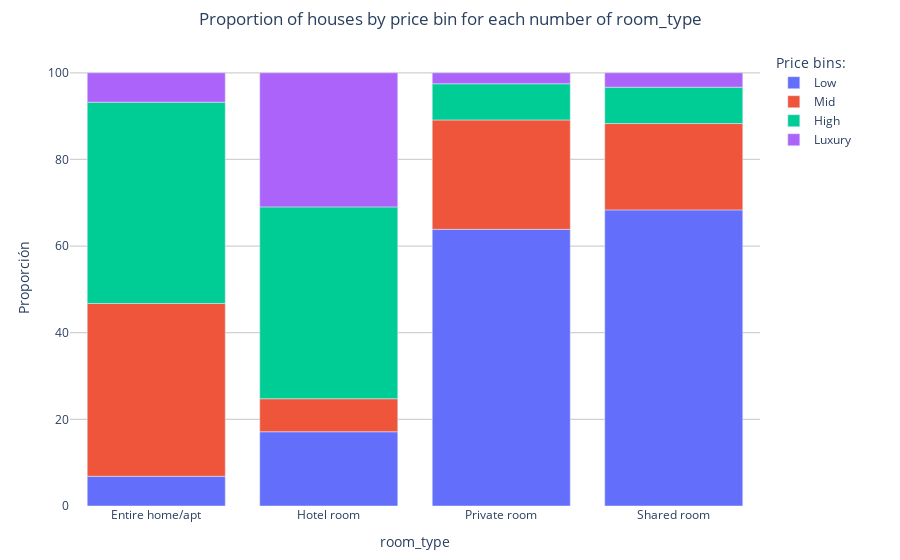

Notebook cell for this chart:
### Code cell
df = data.groupby(['room_type','price_binarized'])['id'].count().reset_index().rename(columns={'id':'Count'})
df['Sort_col'] = df['price_binarized'].apply(lambda bbin : {'Low':1,'Mid':2,'High':3,'Luxury':4}[bbin])
df.sort_values(['room_type','Sort_col'], inplace=True)

fig = px.bar(df, x="room_type", y="Count", color="price_binarized", hover_data={'room_type':False, 'price_binarized':False}, labels={"Count": "Proporción"})
fig.update_layout(plot_bgcolor='white',
                  hovermode="closest",
                  legend={'title_text':'Price bins:'},
                  title={'text': 'Proportion of houses by price bin for each number of room_type', 'x': 0.5},
                  margin={'l':70, 'r':140, 't':50, 'b':50},
                  barnorm='percent')
fig.update_xaxes(showgrid=False)
fig.update_yaxes(showgrid=True, gridwidth=1.2, gridcolor='#d1d1d1')
fig.show()

### Figure 1 — Plotly figure (JSON) as saved in the notebook; plotly's stock layout.template omitted (floating-point values rounded to 4 significant figures)
{"data": [{"alignmentgroup": "True", "customdata": [["Low"], ["Low"], ["Low"], ["Low"]], "hovertemplate": "Proporción=%{y}<extra></extra>", "legendgroup": "Low", "marker": {"color": "#636efa", "pattern": {"shape": ""}}, "name": "Low", "offsetgroup": "Low", "orientation": "v", "showlegend": true, "textposition": "auto", "type": "bar", "x": ["Entire home/apt", "Hotel room", "Private room", "Shared room"], "xaxis": "x", "y": [1399, 36, 10919, 391], "yaxis": "y"}, {"alignmentgroup": "True", "customdata": [["Mid"], ["Mid"], ["Mid"], ["Mid"]], "hovertemplate": "Proporción=%{y}<extra></extra>", "legendgroup": "Mid", "marker": {"color": "#EF553B", "pattern": {"shape": ""}}, "name": "Mid", "offsetgroup": "Mid", "orientation": "v", "showlegend": true, "textposition": "auto", "type": "bar", "x": ["Entire home/apt", "Hotel room", "Private room", "Shared room"], "xaxis": "x", "y": [8139, 16, 4318, 114], "yaxis": "y"}, {"alignmentgroup": "True", "customdata": [["High"], ["High"], ["High"], ["High"]], "hovertemplate": "Proporción=%{y}<extra></extra>", "legendgroup": "High", "marker": {"color": "#00cc96", "pattern": {"shape": ""}}, "name": "High", "offsetgroup": "High", "orientation": "v", "showlegend": true, "textposition": "auto", "type": "bar", "x": ["Entire home/apt", "Hotel room", "Private room", "Shared room"], "xaxis": "x", "y": [9472, 93, 1428, 48], "yaxis": "y"}, {"alignmentgroup": "True", "customdata": [["Luxury"], ["Luxury"], ["Luxury"], ["Luxury"]], "hovertemplate": "Proporción=%{y}<extra></extra>", "legendgroup": "Luxury", "marker": {"color": "#ab63fa", "pattern": {"shape": ""}}, "name": "Luxury", "offsetgroup": "Luxury", "orientation": "v", "showlegend": true, "textposition": "auto", "type": "bar", "x": ["Entire home/apt", "Hotel room", "Private room", "Shared room"], "xaxis": "x", "y": [1387, 65, 433, 19], "yaxis": "y"}], "layout": {"autosize": true, "barmode": "relative", "barnorm": "percent", "hovermode": "closest", "legend": {"title": {"text": "Price bins:"}, "tracegroupgap": 0}, "margin": {"b": 50, "l": 70, "r": 140, "t": 50}, "plot_bgcolor": "white", "title": {"text": "Proportion of houses by price bin for each number of room_type", "x": 0.5}, "xaxis": {"anchor": "y", "autorange": true, "domain": [0, 1], "range": [-0.5, 3.5], "showgrid": false, "title": {"text": "room_type"}, "type": "category"}, "yaxis": {"anchor": "x", "autorange": true, "domain": [0, 1], "gridcolor": "#d1d1d1", "gridwidth": 1.2, "range": [0, 105.3], "showgrid": true, "title": {"text": "Proporción"}, "type": "linear"}}}
